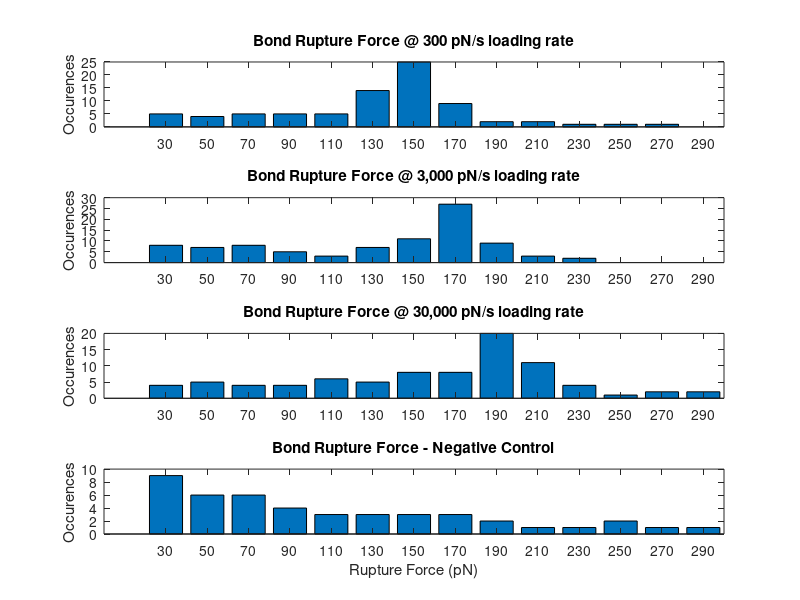

Reproduce this figure in MATLAB. (Note: this script raises an error after producing the figure.)
%% BIOEN585 Lab 6: Parameter Estimation
% Samantha Sun
% 20190508

% Measure strength of single receptor-ligand bonds under force

%% Question 1: Graph 4 sets of data
clear all; close all; clc;
load('dat.mat')

% plot
figure;
subplot(4,1,1)
bar(dat.bins,dat.f300)
ylabel('Occurences')
title('Bond Rupture Force @ 300 pN/s loading rate')

subplot(4,1,2)
bar(dat.bins,dat.f3000)
ylabel('Occurences')
title('Bond Rupture Force @ 3,000 pN/s loading rate')

subplot(4,1,3)
bar(dat.bins,dat.f30000)
ylabel('Occurences')
title('Bond Rupture Force @ 30,000 pN/s loading rate')

subplot(4,1,4)
bar(dat.bins,dat.ctrl)
xlabel('Rupture Force (pN)')
ylabel('Occurences')
title('Bond Rupture Force - Negative Control')

%% Question 2: Build ODE model

% guess parameters
k = 1;
r = 1;
fs = 1;
S_0 = 10;
guesses = [k,r,fs,S_0];

% fminsearch
[estimates, J] = fminsearch(@obj,dat,guesses);

% setup initial conditions + time
S_0 = 0; % don't know
tspan = [0 20];

% ode
[t,y] = ode45(@bondODE, tspan, S_0, [], params);











